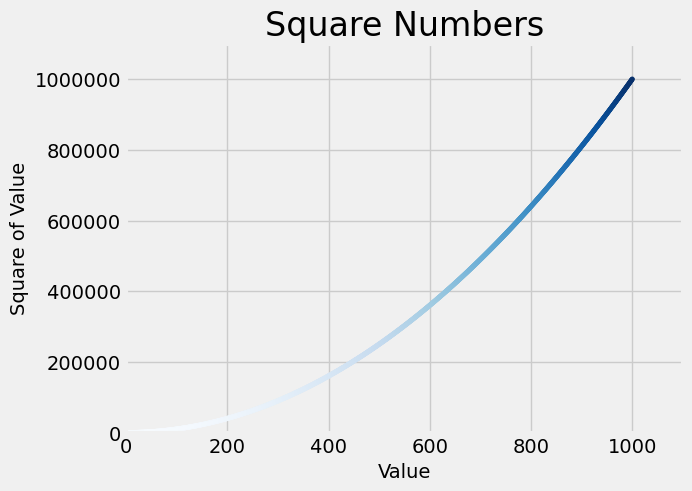

Source code (Python):
import matplotlib.pyplot as plt

# This program plots a simple scatter plot with a single point.

x_values = range(1, 1001)  # x values from 1 to 1000
y_values = [x**2 for x in x_values]

plt.style.use('fivethirtyeight')
fig, ax = plt.subplots()
ax.scatter(x_values, y_values, c=y_values, cmap='Blues', s=10)  # s is the size of the point

# Set chart title and label axes.
ax.set_title("Square Numbers", fontsize=24)
ax.set_xlabel("Value", fontsize=14)
ax.set_ylabel("Square of Value", fontsize=14)

# Set the size of tick labels.
ax.tick_params(labelsize=14)

# Set the range for the x and y axes.
ax.axis([0,1100,0,1_100_000])

# Set a tick style for the y-axis.
ax.ticklabel_format(style='plain')

# Show the plot.
plt.show()

# Save the plot to a file.
fig.savefig('scatter_squares.png', bbox_inches='tight')